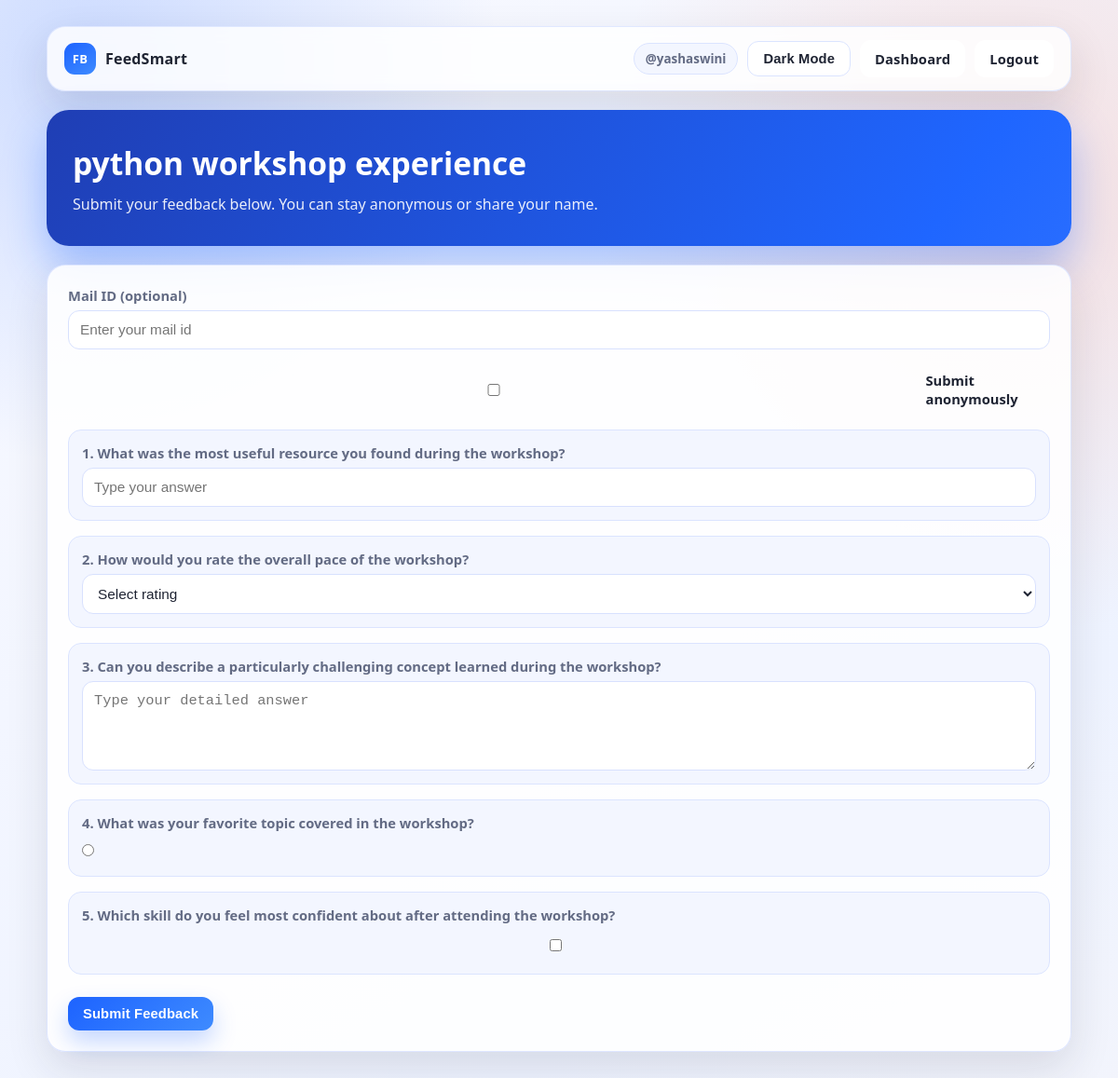
/respond/4 (signed in), run on the app's committed database.
### models.py (models this page shows)
class Form(db.Model):
    id = db.Column(db.Integer, primary_key=True)
    title = db.Column(db.String(200), nullable=False)
    user_id = db.Column(db.Integer, db.ForeignKey('user.id'))
    closing_at = db.Column(DateTime, nullable=True)

class Question(db.Model):
    id = db.Column(db.Integer, primary_key=True)
    form_id = db.Column(db.Integer, db.ForeignKey('form.id'))
    text = db.Column(db.String(300))
    qtype = db.Column(db.String(50))
    options = db.Column(db.String(500))

### app.py (the view, shortened to what this page needs)
@app.route('/respond/<int:form_id>', methods=['GET', 'POST'])
def public_form(form_id):
    form = Form.query.get_or_404(form_id)
    questions = Question.query.filter_by(form_id=form_id).all()
    closed = is_form_closed(form)
    return render_template(
        'fill_form.html',
        form=form,
        questions=questions,
        public_mode=True,
        share_url=None,
        is_closed=closed,
    )

### app.py (called while the page is built)
def is_form_closed(form):
    return bool(form.closing_at and datetime.utcnow() > form.closing_at)

@app.context_processor
def inject_user():
    return {'current_username': session.get('username')}

### templates/fill_form.html (shortened to what this page needs)
<!DOCTYPE html>
<html>
<head>
    <link rel="stylesheet" href="/static/style.css">
</head>
<body>
    <main class="page">
        <header class="topbar reveal">
            <a class="brand" href="{{ '/home' if current_username else '/' }}">
                <span class="brand-badge">FB</span>
                <span>FeedSmart</span>
            </a>
            <nav class="nav-links">
                {% if current_username %}
                    <span class="user-pill">@{{ current_username }}</span>
                {% endif %}
                <button type="button" class="btn btn-secondary theme-toggle" onclick="toggleTheme()">Theme</button>
                {% if public_mode %}
                    {% if current_username %}
                        <a href="/home" class="btn-link btn btn-secondary">Dashboard</a>
                        <a href="/logout" class="btn-link btn btn-secondary">Logout</a>
                    {% else %}
                        <a href="/login" class="btn-link btn btn-secondary">Login</a>
                    {% endif %}
                {% else %}
                    <a href="/home" class="btn-link btn btn-secondary">Home</a>
                    <a href="/summary/{{ form.id }}" class="btn-link btn btn-accent">Summary</a>
                    <a href="/logout" class="btn-link btn btn-secondary">Logout</a>
                {% endif %}
            </nav>
        </header>
        <section class="hero reveal delay-1">
            <h2>{{ form.title }}</h2>
            <p>
                {% if public_mode %}
                    Submit your feedback below. You can stay anonymous or share your name.
                {% else %}
                    Owner preview mode. This is how the public response form looks.
                {% endif %}
            </p>
        </section>
        <section class="section reveal delay-2">
            <form method="post" class="form-shell">
                <div class="field">
                    <label for="username">Mail ID (optional)</label>
                    <input id="username" name="username" placeholder="Enter your mail id " {% if is_closed %}disabled{% endif %}>
                </div>
                <label class="option-row">
                    <input type="checkbox" name="anonymous" {% if is_closed %}disabled{% endif %}>
                    <span>Submit anonymously</span>
                </label>
                {% for q in questions %}
                <div class="question-card reveal delay-3">
                    <div class="field">
                        <label>{{ loop.index }}. {{ q.text }}</label>
                        {% if q.qtype == 'text' %}
                            <input name="q_{{ q.id }}" placeholder="Type your answer" {% if is_closed %}disabled{% endif %}>
                        {% elif q.qtype == 'longtext' %}
                            <textarea name="q_{{ q.id }}" rows="4" placeholder="Type your detailed answer" {% if is_closed %}disabled{% endif %}></textarea>
                        {% elif q.qtype == 'rating' %}
                            <select name="q_{{ q.id }}" {% if is_closed %}disabled{% endif %}>
                                <option value="">Select rating</option>
                            </select>
                        {% elif q.qtype == 'mcq' %}
                            {% for opt in q.options.split(',') %}
                                <label class="option-row">
                                    <input type="radio" name="q_{{ q.id }}" value="{{ opt.strip() }}" {% if is_closed %}disabled{% endif %}>
                                </label>
                            {% endfor %}
                        {% elif q.qtype == 'checkbox' %}
                            {% for opt in q.options.split(',') %}
                                <label class="option-row">
                                    <input type="checkbox" name="q_{{ q.id }}" value="{{ opt.strip() }}" {% if is_closed %}disabled{% endif %}>
                                </label>
                            {% endfor %}
                        {% endif %}
                    </div>
                </div>
                {% endfor %}
                <div class="actions">
                    <button type="submit" class="btn btn-primary" {% if is_closed %}disabled{% endif %}>Submit Feedback</button>
                </div>
            </form>
        </section>
    </main>
</body>
</html>

### static/style.css (style rules this page uses)
:root { --bg: #f7f8ff; --surface: #ffffff; --surface-soft: #f3f6ff; --text: #1f2433; --muted: #636b84; --primary: #1d63ff; --primary-2: #3e8bff; --accent: #ff7c57; --border: #dbe4ff; --shadow: 0 18px 45px rgba(31, 36, 51, 0.12); --radius-lg: 20px; --radius-md: 14px; }
* { box-sizing: border-box; }
body { margin: 0; min-height: 100vh; font-family: "Segoe UI", "Trebuchet MS", Arial, sans-serif; color: var(--text); background: radial-gradient(circle at 8% 5%, rgba(29, 99, 255, 0.2), transparent 28%), radial-gradient(circle at 92% 18%, rgba(255, 124, 87, 0.18), transparent 32%), linear-gradient(145deg, #f8f9ff 0%, #eef3ff 45%, #fff8f3 100%); background-size: 100% 100%, 100% 100%, 170% 170%; animation: bgDrift 18s ease-in-out infinite; transition: background 0.4s ease, color 0.3s ease; }
.page { width: min(1100px, 92vw); margin: 28px auto 44px; }
.topbar { display: flex; align-items: center; justify-content: space-between; gap: 14px; background: color-mix(in srgb, var(--surface) 82%, transparent); backdrop-filter: blur(8px); border: 1px solid color-mix(in srgb, var(--border) 85%, transparent); border-radius: var(--radius-lg); box-shadow: var(--shadow); padding: 14px 18px; }
.brand { display: flex; align-items: center; gap: 10px; font-weight: 800; color: var(--text); text-decoration: none; letter-spacing: 0.2px; }
.brand-badge { width: 34px; height: 34px; border-radius: 11px; background: linear-gradient(145deg, var(--primary), var(--primary-2)); color: #fff; display: grid; place-items: center; font-size: 13px; font-weight: 900; }
.nav-links { display: flex; gap: 10px; flex-wrap: wrap; align-items: center; }
.user-pill { background: var(--surface-soft); color: var(--muted); border: 1px solid var(--border); border-radius: 999px; padding: 7px 12px; font-size: 0.84rem; font-weight: 700; }
.hero { margin-top: 20px; background: linear-gradient(125deg, #1f3eb4 0%, #1f66ff 48%, #5e93ff 100%); background-size: 180% 180%; color: #fff; border-radius: 24px; padding: 34px 28px; box-shadow: 0 22px 45px rgba(29, 99, 255, 0.35); animation: gradientShift 11s ease-in-out infinite; }
.hero h1, .hero h2 { margin: 0; font-size: clamp(1.7rem, 2.8vw, 2.5rem); }
.hero p { margin: 10px 0 0; color: rgba(255, 255, 255, 0.9); max-width: 760px; }
.section { margin-top: 20px; background: color-mix(in srgb, var(--surface) 88%, transparent); border: 1px solid color-mix(in srgb, var(--border) 90%, transparent); border-radius: var(--radius-lg); box-shadow: var(--shadow); padding: 22px; }
.form-shell { display: grid; gap: 16px; }
.field { display: flex; flex-direction: column; gap: 6px; }
label { font-size: 0.92rem; color: var(--muted); font-weight: 600; }
input, select, textarea { width: 100%; border: 1px solid color-mix(in srgb, var(--border) 88%, #bfcaf3); background: var(--surface); border-radius: 12px; padding: 11px 12px; font-size: 0.96rem; color: var(--text); transition: border-color 0.2s ease, box-shadow 0.2s ease, background 0.3s ease; }
.question-card { border: 1px solid var(--border); border-radius: 14px; background: var(--surface-soft); padding: 14px; transition: transform 0.25s ease, box-shadow 0.25s ease; animation: floatCard 4.5s ease-in-out infinite; }
.option-row { display: flex; align-items: center; gap: 8px; margin: 7px 0; color: var(--text); }
.option-row input[type="radio"] { width: auto; margin: 0; }
.actions { display: flex; flex-wrap: wrap; gap: 10px; margin-top: 8px; }
.btn, button, a.btn-link { border: 0; border-radius: 12px; padding: 10px 16px; font-weight: 700; font-size: 0.92rem; letter-spacing: 0.15px; text-decoration: none; cursor: pointer; transition: transform 0.15s ease, box-shadow 0.2s ease, background 0.2s ease; }
.btn-primary, button[type="submit"] { color: #fff; background: linear-gradient(135deg, var(--primary) 0%, var(--primary-2) 100%); box-shadow: 0 12px 24px rgba(29, 99, 255, 0.25); }
.btn-secondary { color: var(--text); background: var(--surface); border: 1px solid var(--border); }
.theme-toggle { min-width: 100px; }
.reveal { opacity: 0; transform: translateY(18px); animation: riseIn 0.65s ease forwards; }
.delay-1 { animation-delay: 0.08s; }
.delay-2 { animation-delay: 0.16s; }
.delay-3 { animation-delay: 0.24s; }

### data on the page
Form: title "python workshop experience"
Question: text "What was the most useful resource you found during the workshop?"
Question: text "How would you rate the overall pace of the workshop?"
Question: text "Can you describe a particularly challenging concept learned during the workshop?", id "Type your detailed answer"
Question: text "What was your favorite topic covered in the workshop?"
Question: text "Which skill do you feel most confident about after attending the workshop?"

### other printed values
{{ current_username }} "yashaswini"
